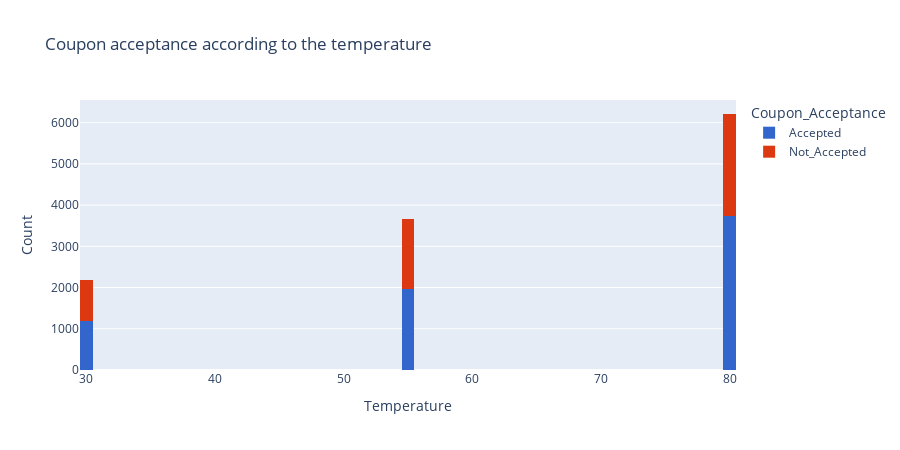

Notebook code for this chart:
### Markdown cell above
## 6. Use a histogram to visualize the temperature column.

### Code cell
#Histogram considering acceptance of coupons according to the temperature
fig_temperature = px.histogram(data_clean, x ='temperature',color='Coupon_Acceptance', 
                               title = 'Coupon acceptance according to the temperature', nbins=70,
                              color_discrete_sequence = px.colors.qualitative.G10, width = 900, height = 450)
fig_temperature.update_layout(
    xaxis_title='Temperature',
    yaxis_title= 'Count')

### Figure 1 — Plotly figure (JSON) as saved in the notebook; plotly's stock layout.template omitted (floating-point values rounded to 4 significant figures; data arrays with more than 128 entries replaced by an {"elided": "..."} marker saying what was removed)
{"data": [{"alignmentgroup": "True", "bingroup": "x", "hovertemplate": "Coupon_Acceptance=Accepted<br>temperature=%{x}<br>count=%{y}<extra></extra>", "legendgroup": "Accepted", "marker": {"color": "#3366CC", "pattern": {"shape": ""}}, "name": "Accepted", "nbinsx": 70, "offsetgroup": "Accepted", "orientation": "v", "showlegend": true, "type": "histogram", "x": {"elided": "6877 int values"}, "xaxis": "x", "yaxis": "y"}, {"alignmentgroup": "True", "bingroup": "x", "hovertemplate": "Coupon_Acceptance=Not_Accepted<br>temperature=%{x}<br>count=%{y}<extra></extra>", "legendgroup": "Not_Accepted", "marker": {"color": "#DC3912", "pattern": {"shape": ""}}, "name": "Not_Accepted", "nbinsx": 70, "offsetgroup": "Not_Accepted", "orientation": "v", "showlegend": true, "type": "histogram", "x": {"elided": "5202 int values"}, "xaxis": "x", "yaxis": "y"}], "layout": {"barmode": "relative", "height": 450, "legend": {"title": {"text": "Coupon_Acceptance"}, "tracegroupgap": 0}, "title": {"text": "Coupon acceptance according to the temperature"}, "width": 900, "xaxis": {"anchor": "y", "domain": [0, 1], "title": {"text": "Temperature"}}, "yaxis": {"anchor": "x", "domain": [0, 1], "title": {"text": "Count"}}}}
